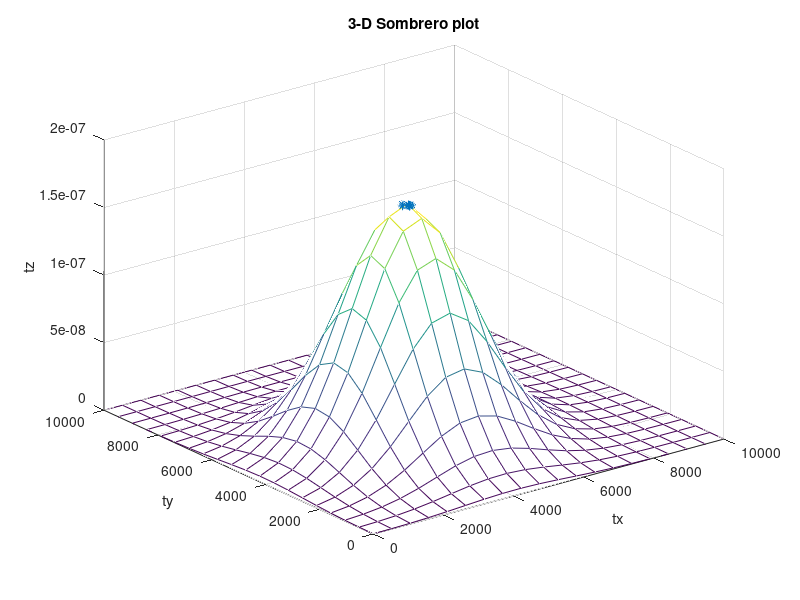

Write MATLAB code to recreate this figure.
tx = ty = linspace (0, 10000, 20)';
[xx, yy] = meshgrid (tx, ty);
r = exp(-(((xx-4096).^2 + (yy-4096).^2)./(2*(1500^2))));
tz = (1/(sqrt(2*pi)*1500^2))*r;
mesh (tx, ty, tz);hold on;
xlabel ("tx");
ylabel ("ty");
zlabel ("tz");
title ("3-D Sombrero plot");


load puntos.dat;
plot3(puntos(:,1),puntos(:,2),puntos(:,3),"*");
pause(20);

